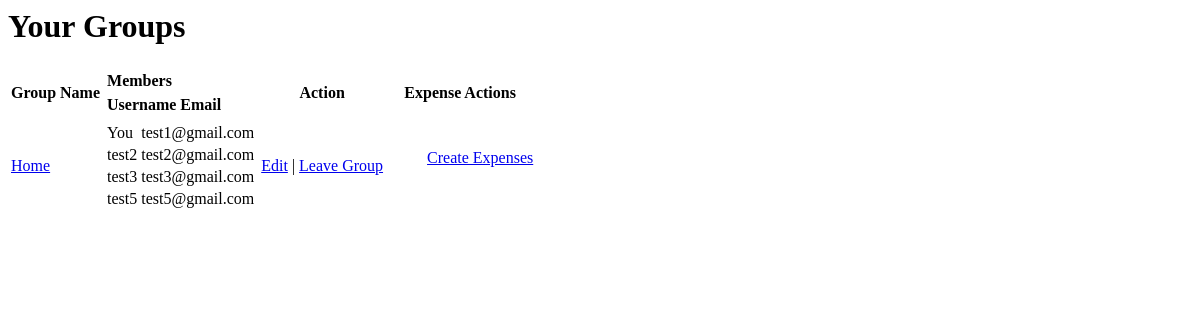
Page /groups/view_groups (signed in) on the earlier database version.
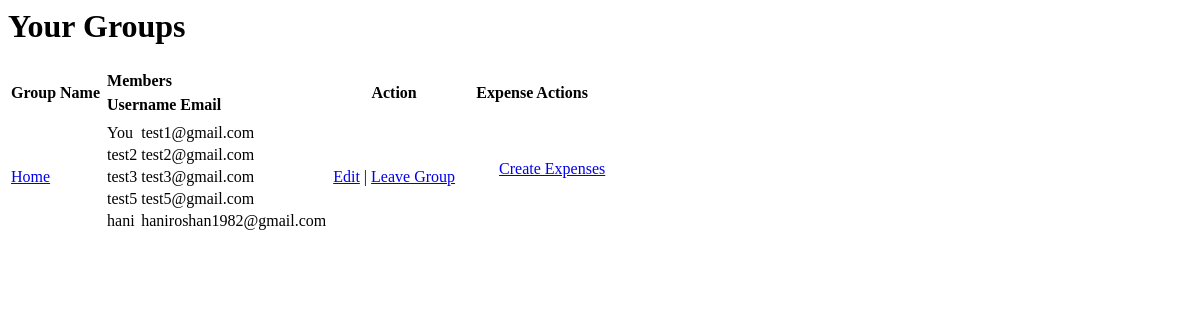
Same page on the later database version.
### Groups/models.py (models this page shows)
class Group(models.Model):
    group_name = models.CharField(max_length=50)
    members = models.ManyToManyField(User, related_name='group_members', blank=True)
    created_by = models.ForeignKey(User, on_delete=models.CASCADE)

### Authentications/models.py (models this page shows)
class User(AbstractBaseUser):
    username = models.CharField(max_length=50, blank=True)
    email = models.EmailField(unique=True)
    friends = models.ManyToManyField('self', symmetrical=True, blank=True)
    objects = CustomUserManager()
    USERNAME_FIELD = 'email'

### Groups/views.py (the view)
# urls.py: path('view_groups', views.view_groups, name='view_groups'),
@login_required
def view_groups(request):
    context = {}
    groups = request.user.group_members.all()
    context['groups'] = groups
    return render(request, 'view_groups.html', {'groups':groups})

### Groups/templates/view_groups.html (shortened to what this page needs)
<h1>Your Groups</h1>
<table>
    <tr>
        <th>Group Name</th>
        <th>
            <table>
                <tr>
                    <th>Members</th>
                </tr>
            </table>
            <table>
                <tr>
                    <th>Username</th>
                    <th>Email</th>
                </tr>
            </table>
        </th>
        <th>Action</th>
        <th>Expense Actions</th>
    </tr>
{% for group in groups %}
<tr>
    <td><a href="{% url 'view_group_expenses' group_id=group.id %}">{{group.group_name}}</a></td>
    <td>
        <table>
            {% for member in group.members.all %}
            <tr>
                <td>{% if member.id == request.user.id %}You{% else %}{{member.username}}{% endif %}</td>
                <td>{{member.email}}</td>
            </tr>
            {% endfor %}
        </table>
    </td>
    <td><a href="{% url 'edit_group' id=group.id %}">Edit</a>{% if request.user == group.created_by %} | <a href='{% url 'delete_group' group.id %}' >Delete</a> {% else %} | <a href='{% url 'leave_group' group.id %}' >Leave Group</a> {% endif %}</td>
    <td><ul><a href="{% url 'create_expense' id=group.id %}">Create Expenses</a></ul></td>
</tr>
{% empty %}
<h1>You have no groups</h1>
{% endfor %}
</table>

Differences in the rows shown:
added User: username "hani", email "haniroshan1982@gmail.com"
